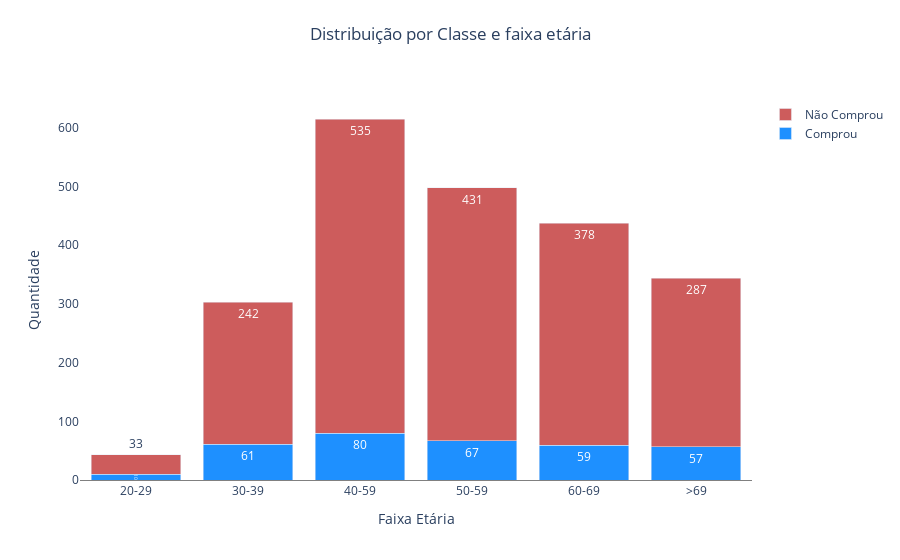

The notebook cell saved with this chart:
### Code cell
# Distribuição por Classe e faixa etária
df_faixa_etaria_classe = df_full.groupby(['Age_Group', 'Response'], as_index = False).agg({'ID': 'count'})

categoria= df_faixa_etaria_classe['Age_Group'].unique()
dados_classe0 = df_faixa_etaria_classe[df_faixa_etaria_classe.Response == 0]['ID']
dados_classe1 = df_faixa_etaria_classe[df_faixa_etaria_classe.Response == 1]['ID']

fig = go.Figure()


fig.add_trace( go.Bar(x=categoria, y=dados_classe1,  name='Comprou',     text=dados_classe1 , textposition = 'auto', marker_color='dodgerblue' ))
fig.add_trace( go.Bar(x=categoria, y=dados_classe0,  name='Não Comprou', text=dados_classe0 , textposition = 'auto', marker_color='indianred' ))

fig.update_layout(
    title=
    {
        'text': 'Distribuição por Classe e faixa etária',           
        'y':0.95,
        'x':0.5,
        'xanchor': 'center',
        'yanchor': 'top'
         
    }  ,
    
    plot_bgcolor='rgba(0,0,0,0)',        
    yaxis=dict(title='Quantidade'),    
    xaxis=dict(title='Faixa Etária', tickmode='linear' ,  showline=True, linewidth=1, linecolor='gray') , barmode='stack'
    
    )

fig.show()

### Figure 1 — Plotly figure (JSON) as saved in the notebook; plotly's stock layout.template omitted (floating-point values rounded to 4 significant figures)
{"data": [{"marker": {"color": "dodgerblue"}, "name": "Comprou", "text": [10, 61, 80, 67, 59, 57], "textposition": "auto", "type": "bar", "x": ["20-29", "30-39", "40-59", "50-59", "60-69", ">69"], "y": [10, 61, 80, 67, 59, 57]}, {"marker": {"color": "indianred"}, "name": "Não Comprou", "text": [33, 242, 535, 431, 378, 287], "textposition": "auto", "type": "bar", "x": ["20-29", "30-39", "40-59", "50-59", "60-69", ">69"], "y": [33, 242, 535, 431, 378, 287]}], "layout": {"autosize": true, "barmode": "stack", "plot_bgcolor": "rgba(0, 0, 0, 0)", "title": {"text": "Distribuição por Classe e faixa etária", "x": 0.5, "xanchor": "center", "y": 0.95, "yanchor": "top"}, "xaxis": {"autorange": true, "linecolor": "gray", "linewidth": 1, "range": [-0.5, 5.5], "showline": true, "tickmode": "linear", "title": {"text": "Faixa Etária"}, "type": "category"}, "yaxis": {"autorange": true, "range": [0, 647.4], "title": {"text": "Quantidade"}, "type": "linear"}}}
